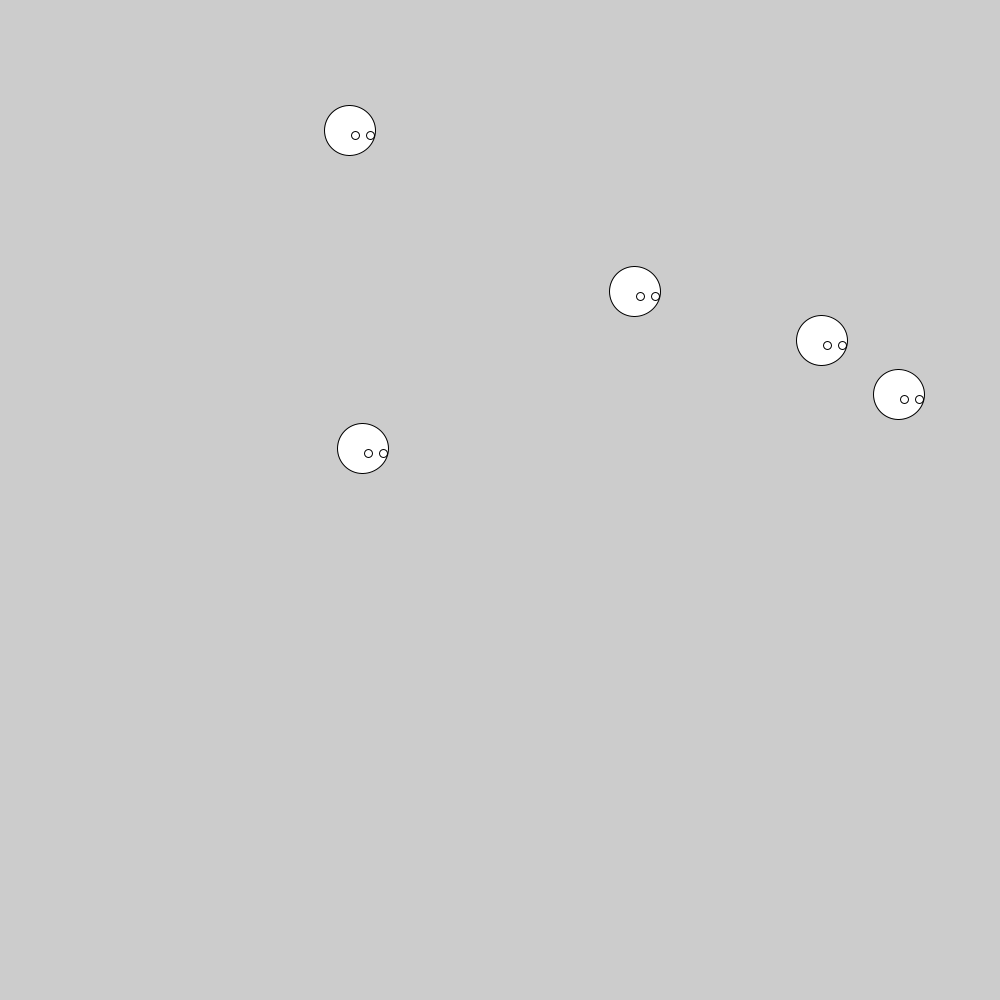
Frame 1 (no input)
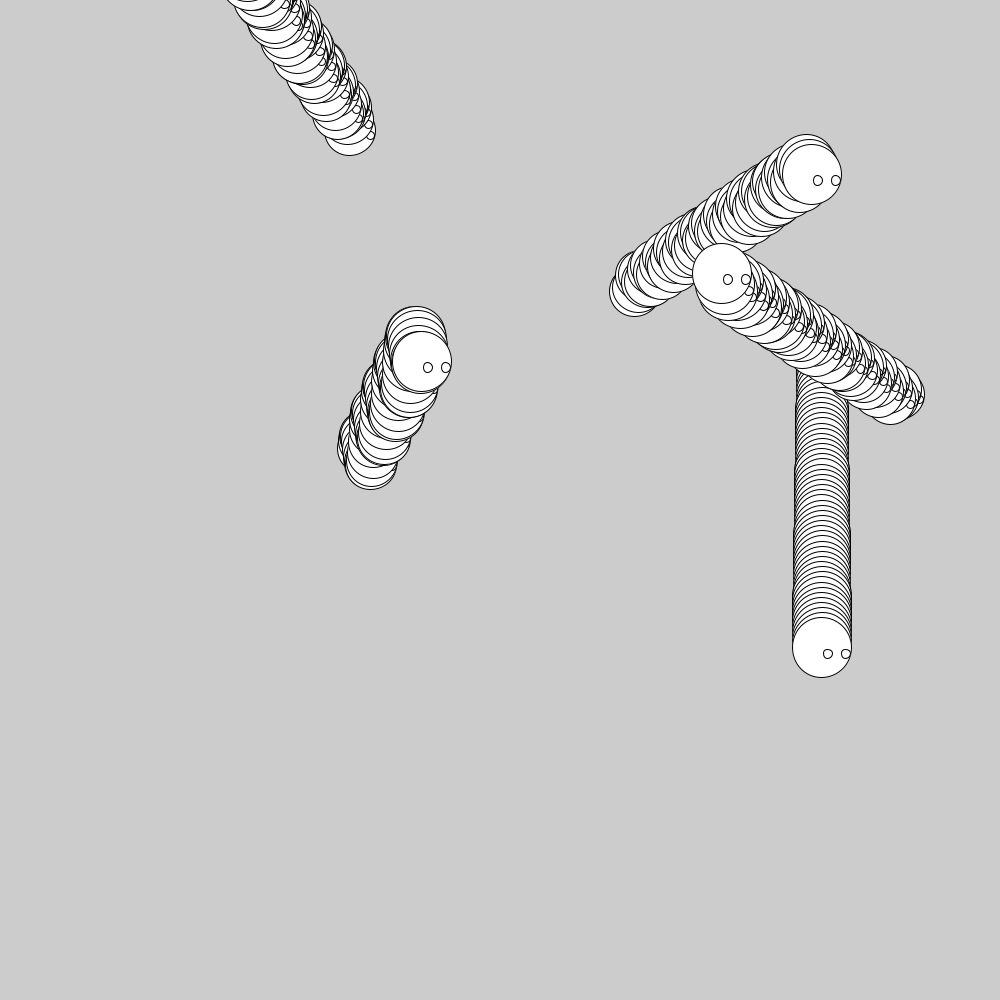
Frame 60 (the mouse pressed at the canvas centre just before this capture)
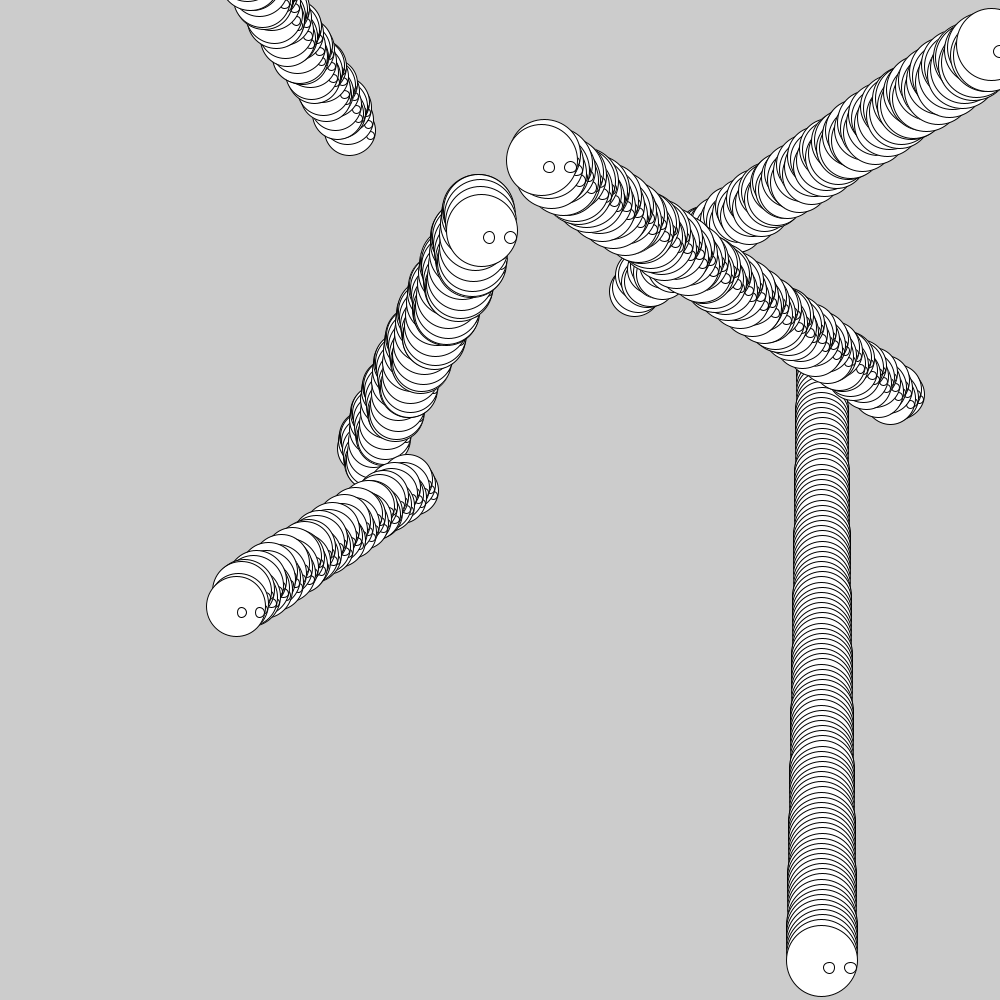
Frame 120 (the mouse held since frame 60 and released just before this capture)

The Processing sketch that drew these frames (run headless with seeded random() and noise(); from frame 60 on, the mouse is pressed at the canvas centre):

// Processing sketch: creature_walk
// ── creature_walk.pde

// One array to hold all values of all creatures (max count of creatures is right now 100)
float [][] creatures = new float[100][10];
int countCreatures = 0;

// Variables to keep track of what index the different values have in the array
int ballX=0, ballY=1, speedX=2, speedY=3, leftEyeRelativeX=4, leftEyeRelativeY=5, rightEyeRelativeX=6, rightEyeRelativeY=7, ballSize=8, eyeSize=9; 

float zoomFactor = 1.003;


// Function to create x count of creatures depending on parameter
void createCreatures(int count) {
  // Generate a new creature and insert into array
  for (int i=0; i<count; i++) {    
    creatures[countCreatures][ballX] = round(random(50, 950));
    creatures[countCreatures][ballY] = round(random(50, 950));
    creatures[countCreatures][speedX] = round(random(-3, 3));
    creatures[countCreatures][speedY] = round(random(-3, 3));
    
    // Static values which can be randomized upon desire
    creatures[countCreatures][leftEyeRelativeX] = 5;
    creatures[countCreatures][leftEyeRelativeY] = 5;
    creatures[countCreatures][rightEyeRelativeX] = 20;
    creatures[countCreatures][rightEyeRelativeY] = 5;
    creatures[countCreatures][ballSize] = 50;
    creatures[countCreatures][eyeSize] = 8;
    
    // New creature added to array, count this one too
    countCreatures++;
  }
}



void setup() {
  // Define canvas size
  size(1000, 1000);
  
  // Start by generating 5 creatures
  createCreatures(5);
}



void draw() {  
  // Obviously, clear before drawing anything new 
  clear();
  
  // Run through loop to handle each creature's walk path and update redraw said creature
  for (int i=0; i<countCreatures; i++) {
    float ballwalk = sin(creatures[i][0]*0.5)*10;    // Create jumping feature
    creatures[i][ballX] += creatures[i][speedX]; 
    creatures[i][ballY] += creatures[i][speedY] + ballwalk; 
    creatures[i][ballSize] *= zoomFactor;
    creatures[i][eyeSize] *= zoomFactor;
    creatures[i][leftEyeRelativeX] *= zoomFactor;
    creatures[i][leftEyeRelativeY] *= zoomFactor;
    creatures[i][rightEyeRelativeX] *= zoomFactor;
    creatures[i][rightEyeRelativeY] *= zoomFactor;
    
    ellipse(creatures[i][ballX], creatures[i][ballY], creatures[i][ballSize], creatures[i][ballSize]);
    ellipse(creatures[i][leftEyeRelativeX] + creatures[i][ballX], creatures[i][leftEyeRelativeY] + creatures[i][ballY], creatures[i][eyeSize], creatures[i][eyeSize]);
    ellipse(creatures[i][rightEyeRelativeX] + creatures[i][ballX], creatures[i][rightEyeRelativeY] + creatures[i][ballY], creatures[i][eyeSize], creatures[i][eyeSize]);
  }
}


// Create one more creature on mouse pressed
void mousePressed() {
  createCreatures(1);
}
